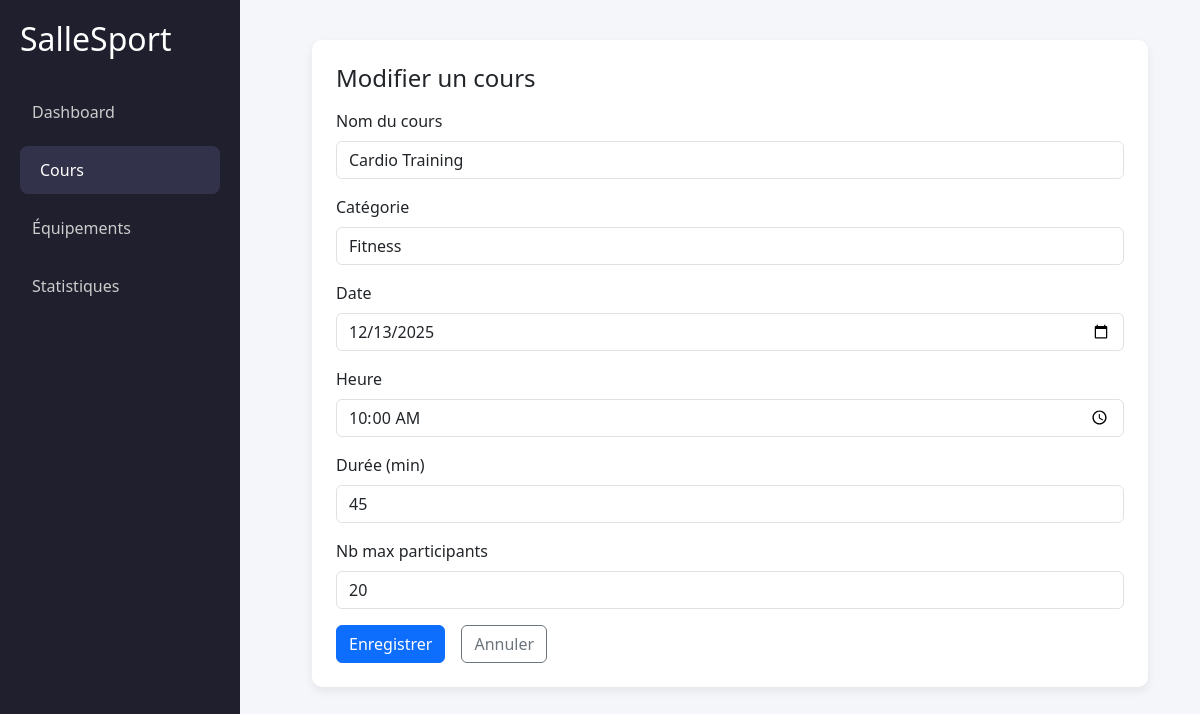
/edit-cours.php?id=2, run on the app's committed database.
### tables this page shows
create table cours (
    id_cours int AUTO_INCREMENT primary key,
    nom_c varchar(50) not null,
    categorie varchar(50) not null,
    date_c date not null,
    heure_c time not null,
    duree int not null CHECK (duree > 0),
    nb_max_p int not null check (nb_max_p > 0)
);

### edit-cours.php (the view, shortened to what this page needs)
<?php
require "connect.php";
$nom = "";
$categorie = "";
$date = "";
$heure = "";
$duree = "";
$nb_max_p = "";
if ($_SERVER["REQUEST_METHOD"] == "GET") {
    $id = $_GET["id"];
    $sql = "SELECT * FROM cours WHERE id_cours = $id";
    $result = $con->query($sql);
    $row = $result->fetch_assoc();
    $nom = $row["nom_c"];
    $categorie = $row["categorie"];
    $date = $row["date_c"];
    $heure = $row["heure_c"];
    $duree = $row["duree"];
    $nb_max_p = $row["nb_max_p"];
}
?>
<!DOCTYPE html>
<html lang="fr">
<head>
<link rel="stylesheet" href="https://cdn.jsdelivr.net/npm/bootstrap@5.3.8/dist/css/bootstrap.min.css">
</head>
<body>
<div class="sidebar">
    <h2>SalleSport</h2>
    <a href="index.php">Dashboard</a>
    <a class="active" href="cours.php">Cours</a>
    <a href="equipements.php">Équipements</a>
    <a href="stats.php">Statistiques</a>
</div>
<div class="content">
    <div class="container">
        <div class="card p-4 bg-white">
            <h4 class="mb-3">Modifier un cours</h4>
            <form method="POST">
                <div class="mb-3">
                    <label class="form-label">Nom du cours</label>
                    <input type="text" class="form-control" name="nom" value="<?= $nom ?>">
                </div>
                <div class="mb-3">
                    <label class="form-label">Catégorie</label>
                    <input type="text" class="form-control" name="categorie" value="<?= $categorie ?>">
                </div>
                <div class="mb-3">
                    <label class="form-label">Date</label>
                    <input type="date" class="form-control" name="date" value="<?= $date ?>">
                </div>
                <div class="mb-3">
                    <label class="form-label">Heure</label>
                    <input type="time" class="form-control" name="heure" value="<?= $heure ?>">
                </div>
                <div class="mb-3">
                    <label class="form-label">Durée (min)</label>
                    <input type="number" class="form-control" name="duree" value="<?= $duree ?>">
                </div>
                <div class="mb-3">
                    <label class="form-label">Nb max participants</label>
                    <input type="number" class="form-control" name="nb_max_p" value="<?= $nb_max_p ?>">
                </div>
                <div class="d-flex gap-3">
                    <button type="submit" class="btn btn-primary">Enregistrer</button>
                    <a href="cours.php" class="btn btn-outline-secondary">Annuler</a>
                </div>
            </form>
        </div>
    </div>
</div>
</body>
</html>

### edit-cours.php (style rules this page uses)
body { background: #f5f6fa; margin: 0; }
.sidebar { width: 240px; height: 100vh; background: #1f1f2e; color: white; padding: 20px; position: fixed; top: 0; left: 0; }
.sidebar h2 { margin-bottom: 30px; }
.sidebar a { text-decoration: none; color: #ccc; display: block; padding: 12px; border-radius: 8px; margin-bottom: 10px; transition: .25s; }
.sidebar a:hover, .sidebar a.active { background: #32324a; color: #fff; padding-left: 20px; }
.content { margin-left: 260px; padding: 40px; }
.card { border-radius: 10px; border: none; box-shadow: 0 4px 10px rgba(0,0,0,.07); }

### data on the page
cours: nom "Cardio Training", categorie "Fitness", date "12/13/2025", heure "10:00:00", duree "45", nb_max_p "20"
